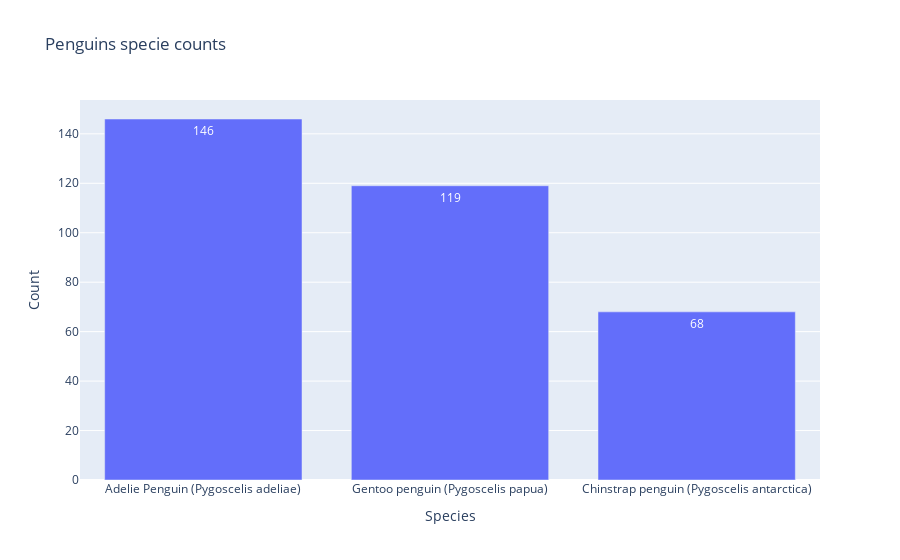

The cell this chart's notebook holds for it:
### Code cell
fig = go.Figure(
    data = [
        go.Bar(
            x = species_counts.index, 
            y = species_counts.values, 
            text = species_counts.values,
            textposition = 'auto'
            )
    ]
)

fig.update_layout(
    title = 'Penguins specie counts',
    xaxis_title = 'Species',
    yaxis_title = 'Count'
    )

### Figure 1 — Plotly figure (JSON) as saved in the notebook; plotly's stock layout.template omitted (floating-point values rounded to 4 significant figures)
{"data": [{"text": [146, 119, 68], "textposition": "auto", "type": "bar", "x": ["Adelie Penguin (Pygoscelis adeliae)", "Gentoo penguin (Pygoscelis papua)", "Chinstrap penguin (Pygoscelis antarctica)"], "y": [146, 119, 68]}], "layout": {"title": {"text": "Penguins specie counts"}, "xaxis": {"title": {"text": "Species"}}, "yaxis": {"title": {"text": "Count"}}}}
